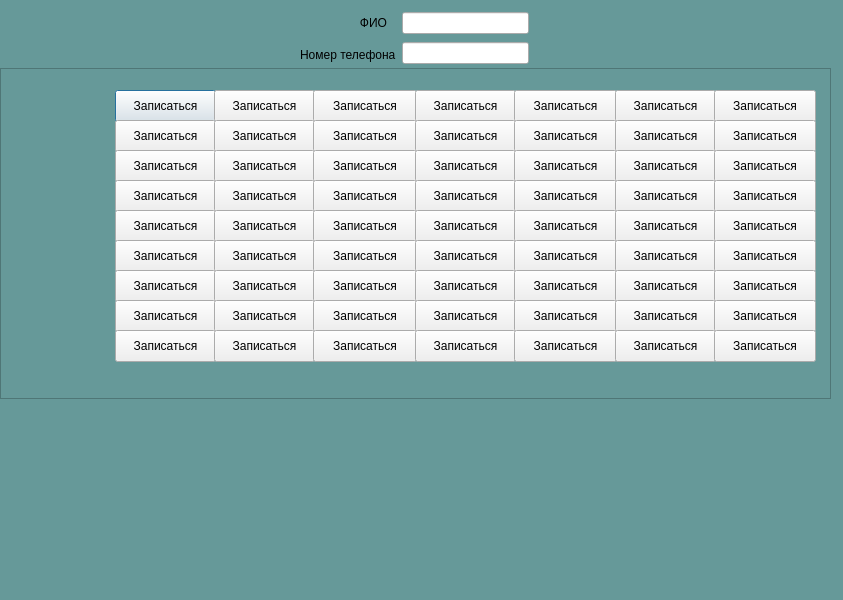
<?xml version="1.0" encoding="UTF-8"?>
<ui version="4.0">
 <class>ClientChoose</class>
 <widget class="QDialog" name="ClientChoose">
  <property name="geometry">
   <rect>
    <x>0</x>
    <y>0</y>
    <width>843</width>
    <height>600</height>
   </rect>
  </property>
  <property name="minimumSize">
   <size>
    <width>800</width>
    <height>600</height>
   </size>
  </property>
  <property name="maximumSize">
   <size>
    <width>1920</width>
    <height>1080</height>
   </size>
  </property>
  <property name="windowTitle">
   <string>Dialog</string>
  </property>
  <property name="styleSheet">
   <string notr="true">#ClientChoose{background-color: rgb(102, 153, 153);}</string>
  </property>
  <widget class="QTableWidget" name="Possible_Time">
   <property name="geometry">
    <rect>
     <x>0</x>
     <y>68</y>
     <width>831</width>
     <height>331</height>
    </rect>
   </property>
   <property name="styleSheet">
    <string notr="true">background-color: rgb(102, 153, 153);</string>
   </property>
  </widget>
  <widget class="QWidget" name="layoutWidget">
   <property name="geometry">
    <rect>
     <x>300</x>
     <y>10</y>
     <width>229</width>
     <height>58</height>
    </rect>
   </property>
   <layout class="QHBoxLayout" name="horizontalLayout">
    <item>
     <layout class="QVBoxLayout" name="verticalLayout_2">
      <item>
       <widget class="QLabel" name="label">
        <property name="text">
         <string>                  ФИО</string>
        </property>
       </widget>
      </item>
      <item>
       <widget class="QLabel" name="label_2">
        <property name="text">
         <string>Номер телефона</string>
        </property>
       </widget>
      </item>
     </layout>
    </item>
    <item>
     <layout class="QVBoxLayout" name="verticalLayout">
      <item>
       <widget class="QLineEdit" name="FIO">
        <property name="text">
         <string/>
        </property>
       </widget>
      </item>
      <item>
       <widget class="QLineEdit" name="Phone_Number"/>
      </item>
     </layout>
    </item>
   </layout>
  </widget>
  <widget class="QPushButton" name="Zapis">
   <property name="geometry">
    <rect>
     <x>115</x>
     <y>90</y>
     <width>101</width>
     <height>32</height>
    </rect>
   </property>
   <property name="styleSheet">
    <string notr="true"/>
   </property>
   <property name="text">
    <string>Записаться</string>
   </property>
  </widget>
  <widget class="QPushButton" name="Zapis1">
   <property name="geometry">
    <rect>
     <x>115</x>
     <y>120</y>
     <width>101</width>
     <height>32</height>
    </rect>
   </property>
   <property name="text">
    <string>Записаться</string>
   </property>
  </widget>
  <widget class="QPushButton" name="Zapis2">
   <property name="geometry">
    <rect>
     <x>115</x>
     <y>150</y>
     <width>101</width>
     <height>32</height>
    </rect>
   </property>
   <property name="text">
    <string>Записаться</string>
   </property>
  </widget>
  <widget class="QPushButton" name="Zapis3">
   <property name="geometry">
    <rect>
     <x>115</x>
     <y>180</y>
     <width>101</width>
     <height>32</height>
    </rect>
   </property>
   <property name="text">
    <string>Записаться</string>
   </property>
  </widget>
  <widget class="QPushButton" name="Zapis4">
   <property name="geometry">
    <rect>
     <x>115</x>
     <y>210</y>
     <width>101</width>
     <height>32</height>
    </rect>
   </property>
   <property name="text">
    <string>Записаться</string>
   </property>
  </widget>
  <widget class="QPushButton" name="Zapis5">
   <property name="geometry">
    <rect>
     <x>115</x>
     <y>240</y>
     <width>101</width>
     <height>32</height>
    </rect>
   </property>
   <property name="text">
    <string>Записаться</string>
   </property>
  </widget>
  <widget class="QPushButton" name="Zapis6">
   <property name="geometry">
    <rect>
     <x>115</x>
     <y>270</y>
     <width>101</width>
     <height>32</height>
    </rect>
   </property>
   <property name="text">
    <string>Записаться</string>
   </property>
  </widget>
  <widget class="QPushButton" name="Zapis7">
   <property name="geometry">
    <rect>
     <x>115</x>
     <y>300</y>
     <width>101</width>
     <height>32</height>
    </rect>
   </property>
   <property name="text">
    <string>Записаться</string>
   </property>
  </widget>
  <widget class="QPushButton" name="Zapis8">
   <property name="geometry">
    <rect>
     <x>115</x>
     <y>330</y>
     <width>101</width>
     <height>32</height>
    </rect>
   </property>
   <property name="text">
    <string>Записаться</string>
   </property>
  </widget>
  <widget class="QPushButton" name="Zapis10">
   <property name="geometry">
    <rect>
     <x>214</x>
     <y>90</y>
     <width>101</width>
     <height>32</height>
    </rect>
   </property>
   <property name="text">
    <string>Записаться</string>
   </property>
  </widget>
  <widget class="QPushButton" name="Zapis11">
   <property name="geometry">
    <rect>
     <x>214</x>
     <y>120</y>
     <width>101</width>
     <height>32</height>
    </rect>
   </property>
   <property name="text">
    <string>Записаться</string>
   </property>
  </widget>
  <widget class="QPushButton" name="Zapis12">
   <property name="geometry">
    <rect>
     <x>214</x>
     <y>150</y>
     <width>101</width>
     <height>32</height>
    </rect>
   </property>
   <property name="text">
    <string>Записаться</string>
   </property>
  </widget>
  <widget class="QPushButton" name="Zapis13">
   <property name="geometry">
    <rect>
     <x>214</x>
     <y>180</y>
     <width>101</width>
     <height>32</height>
    </rect>
   </property>
   <property name="text">
    <string>Записаться</string>
   </property>
  </widget>
  <widget class="QPushButton" name="Zapis14">
   <property name="geometry">
    <rect>
     <x>214</x>
     <y>210</y>
     <width>101</width>
     <height>32</height>
    </rect>
   </property>
   <property name="text">
    <string>Записаться</string>
   </property>
  </widget>
  <widget class="QPushButton" name="Zapis15">
   <property name="geometry">
    <rect>
     <x>214</x>
     <y>240</y>
     <width>101</width>
     <height>32</height>
    </rect>
   </property>
   <property name="text">
    <string>Записаться</string>
   </property>
  </widget>
  <widget class="QPushButton" name="Zapis16">
   <property name="geometry">
    <rect>
     <x>214</x>
     <y>270</y>
     <width>101</width>
     <height>32</height>
    </rect>
   </property>
   <property name="text">
    <string>Записаться</string>
   </property>
  </widget>
  <widget class="QPushButton" name="Zapis17">
   <property name="geometry">
    <rect>
     <x>214</x>
     <y>300</y>
     <width>101</width>
     <height>32</height>
    </rect>
   </property>
   <property name="text">
    <string>Записаться</string>
   </property>
  </widget>
  <widget class="QPushButton" name="Zapis18">
   <property name="geometry">
    <rect>
     <x>214</x>
     <y>330</y>
     <width>101</width>
     <height>32</height>
    </rect>
   </property>
   <property name="text">
    <string>Записаться</string>
   </property>
  </widget>
  <widget class="QPushButton" name="Zapis19">
   <property name="geometry">
    <rect>
     <x>313</x>
     <y>90</y>
     <width>104</width>
     <height>32</height>
    </rect>
   </property>
   <property name="text">
    <string>Записаться</string>
   </property>
  </widget>
  <widget class="QPushButton" name="Zapis20">
   <property name="geometry">
    <rect>
     <x>313</x>
     <y>120</y>
     <width>104</width>
     <height>32</height>
    </rect>
   </property>
   <property name="text">
    <string>Записаться</string>
   </property>
  </widget>
  <widget class="QPushButton" name="Zapis21">
   <property name="geometry">
    <rect>
     <x>313</x>
     <y>150</y>
     <width>104</width>
     <height>32</height>
    </rect>
   </property>
   <property name="text">
    <string>Записаться</string>
   </property>
  </widget>
  <widget class="QPushButton" name="Zapis22">
   <property name="geometry">
    <rect>
     <x>313</x>
     <y>180</y>
     <width>104</width>
     <height>32</height>
    </rect>
   </property>
   <property name="text">
    <string>Записаться</string>
   </property>
  </widget>
  <widget class="QPushButton" name="Zapis23">
   <property name="geometry">
    <rect>
     <x>313</x>
     <y>210</y>
     <width>104</width>
     <height>32</height>
    </rect>
   </property>
   <property name="text">
    <string>Записаться</string>
   </property>
  </widget>
  <widget class="QPushButton" name="Zapis24">
   <property name="geometry">
    <rect>
     <x>313</x>
     <y>240</y>
     <width>104</width>
     <height>32</height>
    </rect>
   </property>
   <property name="text">
    <string>Записаться</string>
   </property>
  </widget>
  <widget class="QPushButton" name="Zapis25">
   <property name="geometry">
    <rect>
     <x>313</x>
     <y>270</y>
     <width>104</width>
     <height>32</height>
    </rect>
   </property>
   <property name="text">
    <string>Записаться</string>
   </property>
  </widget>
  <widget class="QPushButton" name="Zapis26">
   <property name="geometry">
    <rect>
     <x>313</x>
     <y>300</y>
     <width>104</width>
     <height>32</height>
    </rect>
   </property>
   <property name="text">
    <string>Записаться</string>
   </property>
  </widget>
  <widget class="QPushButton" name="Zapis27">
   <property name="geometry">
    <rect>
     <x>313</x>
     <y>330</y>
     <width>104</width>
     <height>32</height>
    </rect>
   </property>
   <property name="text">
    <string>Записаться</string>
   </property>
  </widget>
  <widget class="QPushButton" name="Zapis28">
   <property name="geometry">
    <rect>
     <x>415</x>
     <y>90</y>
     <width>101</width>
     <height>32</height>
    </rect>
   </property>
   <property name="text">
    <string>Записаться</string>
   </property>
  </widget>
  <widget class="QPushButton" name="Zapis29">
   <property name="geometry">
    <rect>
     <x>415</x>
     <y>120</y>
     <width>101</width>
     <height>32</height>
    </rect>
   </property>
   <property name="text">
    <string>Записаться</string>
   </property>
  </widget>
  <widget class="QPushButton" name="Zapis30">
   <property name="geometry">
    <rect>
     <x>415</x>
     <y>150</y>
     <width>101</width>
     <height>32</height>
    </rect>
   </property>
   <property name="text">
    <string>Записаться</string>
   </property>
  </widget>
  <widget class="QPushButton" name="Zapis31">
   <property name="geometry">
    <rect>
     <x>415</x>
     <y>180</y>
     <width>101</width>
     <height>32</height>
    </rect>
   </property>
   <property name="text">
    <string>Записаться</string>
   </property>
  </widget>
  <widget class="QPushButton" name="Zapis32">
   <property name="geometry">
    <rect>
     <x>415</x>
     <y>210</y>
     <width>101</width>
     <height>32</height>
    </rect>
   </property>
   <property name="text">
    <string>Записаться</string>
   </property>
  </widget>
  <widget class="QPushButton" name="Zapis33">
   <property name="geometry">
    <rect>
     <x>415</x>
     <y>240</y>
     <width>101</width>
     <height>32</height>
    </rect>
   </property>
   <property name="text">
    <string>Записаться</string>
   </property>
  </widget>
  <widget class="QPushButton" name="Zapis34">
   <property name="geometry">
    <rect>
     <x>415</x>
     <y>270</y>
     <width>101</width>
     <height>32</height>
    </rect>
   </property>
   <property name="text">
    <string>Записаться</string>
   </property>
  </widget>
  <widget class="QPushButton" name="Zapis35">
   <property name="geometry">
    <rect>
     <x>415</x>
     <y>300</y>
     <width>101</width>
     <height>32</height>
    </rect>
   </property>
   <property name="text">
    <string>Записаться</string>
   </property>
  </widget>
  <widget class="QPushButton" name="Zapis36">
   <property name="geometry">
    <rect>
     <x>415</x>
     <y>330</y>
     <width>101</width>
     <height>32</height>
    </rect>
   </property>
   <property name="text">
    <string>Записаться</string>
   </property>
  </widget>
  <widget class="QPushButton" name="Zapis37">
   <property name="geometry">
    <rect>
     <x>514</x>
     <y>90</y>
     <width>103</width>
     <height>32</height>
    </rect>
   </property>
   <property name="text">
    <string>Записаться</string>
   </property>
  </widget>
  <widget class="QPushButton" name="Zapis38">
   <property name="geometry">
    <rect>
     <x>514</x>
     <y>120</y>
     <width>103</width>
     <height>32</height>
    </rect>
   </property>
   <property name="text">
    <string>Записаться</string>
   </property>
  </widget>
  <widget class="QPushButton" name="Zapis39">
   <property name="geometry">
    <rect>
     <x>514</x>
     <y>150</y>
     <width>103</width>
     <height>32</height>
    </rect>
   </property>
   <property name="text">
    <string>Записаться</string>
   </property>
  </widget>
  <widget class="QPushButton" name="Zapis40">
   <property name="geometry">
    <rect>
     <x>514</x>
     <y>180</y>
     <width>103</width>
     <height>32</height>
    </rect>
   </property>
   <property name="text">
    <string>Записаться</string>
   </property>
  </widget>
  <widget class="QPushButton" name="Zapis41">
   <property name="geometry">
    <rect>
     <x>514</x>
     <y>210</y>
     <width>103</width>
     <height>32</height>
    </rect>
   </property>
   <property name="text">
    <string>Записаться</string>
   </property>
  </widget>
  <widget class="QPushButton" name="Zapis42">
   <property name="geometry">
    <rect>
     <x>514</x>
     <y>240</y>
     <width>103</width>
     <height>32</height>
    </rect>
   </property>
   <property name="text">
    <string>Записаться</string>
   </property>
  </widget>
  <widget class="QPushButton" name="Zapis43">
   <property name="geometry">
    <rect>
     <x>514</x>
     <y>270</y>
     <width>103</width>
     <height>32</height>
    </rect>
   </property>
   <property name="text">
    <string>Записаться</string>
   </property>
  </widget>
  <widget class="QPushButton" name="Zapis44">
   <property name="geometry">
    <rect>
     <x>514</x>
     <y>300</y>
     <width>103</width>
     <height>32</height>
    </rect>
   </property>
   <property name="text">
    <string>Записаться</string>
   </property>
  </widget>
  <widget class="QPushButton" name="Zapis45">
   <property name="geometry">
    <rect>
     <x>514</x>
     <y>330</y>
     <width>103</width>
     <height>32</height>
    </rect>
   </property>
   <property name="text">
    <string>Записаться</string>
   </property>
  </widget>
  <widget class="QPushButton" name="Zapis46">
   <property name="geometry">
    <rect>
     <x>615</x>
     <y>90</y>
     <width>101</width>
     <height>32</height>
    </rect>
   </property>
   <property name="text">
    <string>Записаться</string>
   </property>
  </widget>
  <widget class="QPushButton" name="Zapis47">
   <property name="geometry">
    <rect>
     <x>615</x>
     <y>120</y>
     <width>101</width>
     <height>32</height>
    </rect>
   </property>
   <property name="text">
    <string>Записаться</string>
   </property>
  </widget>
  <widget class="QPushButton" name="Zapis48">
   <property name="geometry">
    <rect>
     <x>615</x>
     <y>150</y>
     <width>101</width>
     <height>32</height>
    </rect>
   </property>
   <property name="text">
    <string>Записаться</string>
   </property>
  </widget>
  <widget class="QPushButton" name="Zapis49">
   <property name="geometry">
    <rect>
     <x>615</x>
     <y>180</y>
     <width>101</width>
     <height>32</height>
    </rect>
   </property>
   <property name="text">
    <string>Записаться</string>
   </property>
  </widget>
  <widget class="QPushButton" name="Zapis50">
   <property name="geometry">
    <rect>
     <x>615</x>
     <y>210</y>
     <width>101</width>
     <height>32</height>
    </rect>
   </property>
   <property name="text">
    <string>Записаться</string>
   </property>
  </widget>
  <widget class="QPushButton" name="Zapis51">
   <property name="geometry">
    <rect>
     <x>615</x>
     <y>240</y>
     <width>101</width>
     <height>32</height>
    </rect>
   </property>
   <property name="text">
    <string>Записаться</string>
   </property>
  </widget>
  <widget class="QPushButton" name="Zapis52">
   <property name="geometry">
    <rect>
     <x>615</x>
     <y>270</y>
     <width>101</width>
     <height>32</height>
    </rect>
   </property>
   <property name="text">
    <string>Записаться</string>
   </property>
  </widget>
  <widget class="QPushButton" name="Zapis53">
   <property name="geometry">
    <rect>
     <x>615</x>
     <y>300</y>
     <width>101</width>
     <height>32</height>
    </rect>
   </property>
   <property name="text">
    <string>Записаться</string>
   </property>
  </widget>
  <widget class="QPushButton" name="Zapis54">
   <property name="geometry">
    <rect>
     <x>615</x>
     <y>330</y>
     <width>101</width>
     <height>32</height>
    </rect>
   </property>
   <property name="text">
    <string>Записаться</string>
   </property>
  </widget>
  <widget class="QPushButton" name="Zapis55">
   <property name="geometry">
    <rect>
     <x>714</x>
     <y>90</y>
     <width>102</width>
     <height>32</height>
    </rect>
   </property>
   <property name="text">
    <string>Записаться</string>
   </property>
  </widget>
  <widget class="QPushButton" name="Zapis56">
   <property name="geometry">
    <rect>
     <x>714</x>
     <y>120</y>
     <width>102</width>
     <height>32</height>
    </rect>
   </property>
   <property name="text">
    <string>Записаться</string>
   </property>
  </widget>
  <widget class="QPushButton" name="Zapis57">
   <property name="geometry">
    <rect>
     <x>714</x>
     <y>150</y>
     <width>102</width>
     <height>32</height>
    </rect>
   </property>
   <property name="text">
    <string>Записаться</string>
   </property>
  </widget>
  <widget class="QPushButton" name="Zapis58">
   <property name="geometry">
    <rect>
     <x>714</x>
     <y>180</y>
     <width>102</width>
     <height>32</height>
    </rect>
   </property>
   <property name="text">
    <string>Записаться</string>
   </property>
  </widget>
  <widget class="QPushButton" name="Zapis59">
   <property name="geometry">
    <rect>
     <x>714</x>
     <y>210</y>
     <width>102</width>
     <height>32</height>
    </rect>
   </property>
   <property name="text">
    <string>Записаться</string>
   </property>
  </widget>
  <widget class="QPushButton" name="Zapis60">
   <property name="geometry">
    <rect>
     <x>714</x>
     <y>240</y>
     <width>102</width>
     <height>32</height>
    </rect>
   </property>
   <property name="text">
    <string>Записаться</string>
   </property>
  </widget>
  <widget class="QPushButton" name="Zapis61">
   <property name="geometry">
    <rect>
     <x>714</x>
     <y>270</y>
     <width>102</width>
     <height>32</height>
    </rect>
   </property>
   <property name="text">
    <string>Записаться</string>
   </property>
  </widget>
  <widget class="QPushButton" name="Zapis62">
   <property name="geometry">
    <rect>
     <x>714</x>
     <y>300</y>
     <width>102</width>
     <height>32</height>
    </rect>
   </property>
   <property name="text">
    <string>Записаться</string>
   </property>
  </widget>
  <widget class="QPushButton" name="Zapis63">
   <property name="geometry">
    <rect>
     <x>714</x>
     <y>330</y>
     <width>102</width>
     <height>32</height>
    </rect>
   </property>
   <property name="text">
    <string>Записаться</string>
   </property>
  </widget>
 </widget>
 <resources/>
 <connections/>
</ui>
